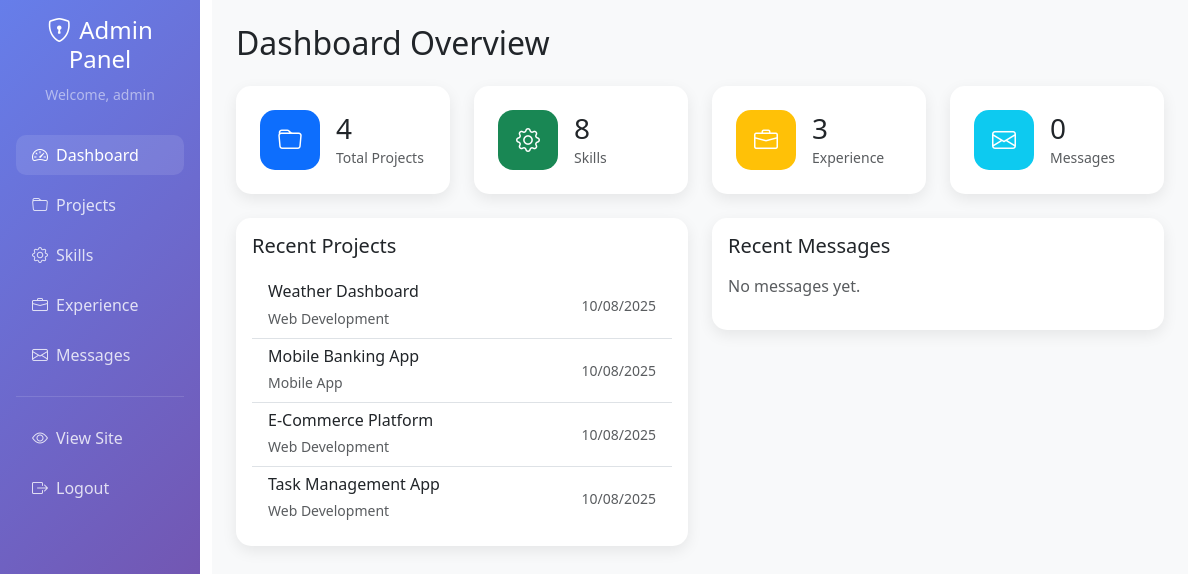
The app's page /admin/dashboard (signed in), older data.
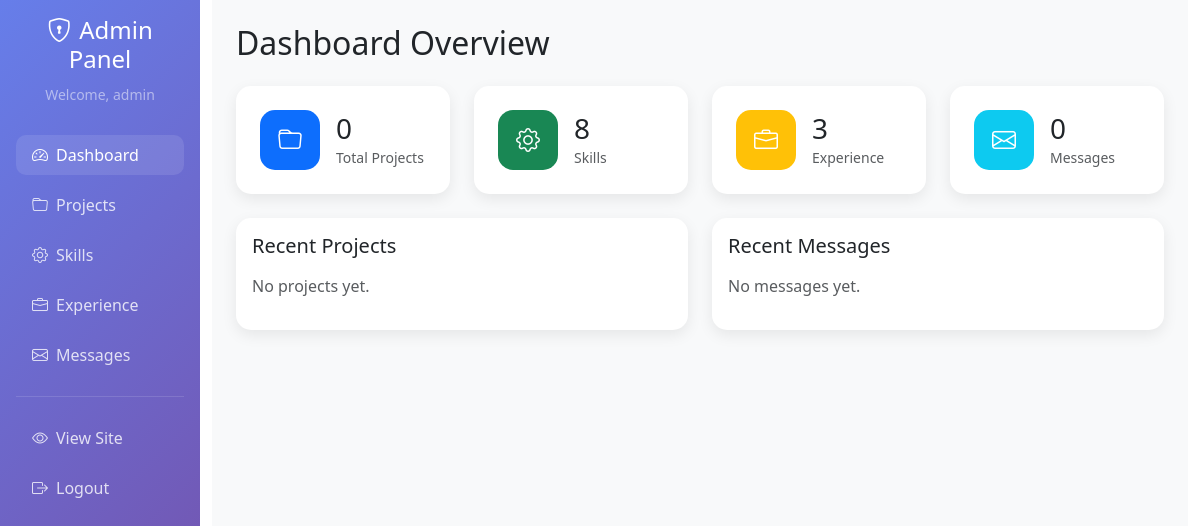
The same page, newer data.
### app.py (models this page shows)
class Project(db.Model):
    id = db.Column(db.Integer, primary_key=True)
    title = db.Column(db.String(200), nullable=False)
    description = db.Column(db.Text, nullable=False)
    long_description = db.Column(db.Text)
    category = db.Column(db.String(100), nullable=False)
    image_url = db.Column(db.String(200))
    project_url = db.Column(db.String(200))
    github_url = db.Column(db.String(200))
    technologies = db.Column(db.Text)  # JSON string
    featured = db.Column(db.Boolean, default=False)
    created_at = db.Column(db.DateTime, default=datetime.utcnow)
    updated_at = db.Column(db.DateTime, default=datetime.utcnow, onupdate=datetime.utcnow)

### app.py (the view)
@app.route('/admin/dashboard')
def admin_dashboard():
    if 'admin_logged_in' not in session:
        return redirect(url_for('admin_login'))
    projects_count = Project.query.count()
    skills_count = Skill.query.count()
    experiences_count = Experience.query.count()
    contacts_count = Message.query.count()
    unread_contacts = Message.query.filter_by(read=False).count()
    recent_projects = Project.query.order_by(Project.created_at.desc()).limit(5).all()
    recent_contacts = Message.query.order_by(Message.created_at.desc()).limit(5).all()
    return render_template('admin/dashboard.html',
                         projects_count=projects_count,
                         skills_count=skills_count,
                         experiences_count=experiences_count,
                         contacts_count=contacts_count,
                         unread_contacts=unread_contacts,
                         recent_projects=recent_projects,
                         recent_contacts=recent_contacts)

### templates/admin/dashboard.html (shortened to what this page needs)
<!DOCTYPE html>
<html lang="en">
<head>
    <link href="https://cdn.jsdelivr.net/npm/bootstrap@5.3.0/dist/css/bootstrap.min.css" rel="stylesheet">
    <link href="https://cdn.jsdelivr.net/npm/bootstrap-icons@1.10.0/font/bootstrap-icons.css" rel="stylesheet">
</head>
<body>
    <div class="container-fluid">
        <div class="row">
            <div class="col-md-3 col-lg-2 px-0">
                <div class="sidebar p-3">
                    <div class="text-center mb-4">
                        <h4 class="text-white"><i class="bi bi-shield-lock me-2"></i>Admin Panel</h4>
                        <small class="text-white-50">Welcome, {{ session.admin_user }}</small>
                    </div>
                    <nav class="nav flex-column">
                        <a class="nav-link active" href="#dashboard" data-bs-toggle="tab">
                            <i class="bi bi-speedometer2 me-2"></i>Dashboard
                        </a>
                        <a class="nav-link" href="#projects" data-bs-toggle="tab">
                            <i class="bi bi-folder me-2"></i>Projects
                        </a>
                        <a class="nav-link" href="#skills" data-bs-toggle="tab">
                            <i class="bi bi-gear me-2"></i>Skills
                        </a>
                        <a class="nav-link" href="#experience" data-bs-toggle="tab">
                            <i class="bi bi-briefcase me-2"></i>Experience
                        </a>
                        <a class="nav-link" href="#contacts" data-bs-toggle="tab">
                            <i class="bi bi-envelope me-2"></i>Messages
                        </a>
                        <hr class="text-white-50">
                        <a class="nav-link" href="{{ url_for('index') }}" target="_blank">
                            <i class="bi bi-eye me-2"></i>View Site
                        </a>
                        <a class="nav-link" href="{{ url_for('admin_logout') }}">
                            <i class="bi bi-box-arrow-right me-2"></i>Logout
                        </a>
                    </nav>
                </div>
            </div>
            <div class="col-md-9 col-lg-10">
                <div class="main-content p-4">
                    <div class="tab-content">
                        <div class="tab-pane fade show active" id="dashboard">
                            <h2 class="mb-4">Dashboard Overview</h2>
                            <div class="row g-4 mb-4">
                                <div class="col-md-3">
                                    <div class="stat-card">
                                        <div class="d-flex align-items-center">
                                            <div class="stat-icon bg-primary me-3">
                                                <i class="bi bi-folder"></i>
                                            </div>
                                            <div>
                                                <h3 class="mb-0">{{ projects_count }}</h3>
                                                <small class="text-muted">Total Projects</small>
                                            </div>
                                        </div>
                                    </div>
                                </div>
                                <div class="col-md-3">
                                    <div class="stat-card">
                                        <div class="d-flex align-items-center">
                                            <div class="stat-icon bg-success me-3">
                                                <i class="bi bi-gear"></i>
                                            </div>
                                            <div>
                                                <h3 class="mb-0">{{ skills_count }}</h3>
                                                <small class="text-muted">Skills</small>
                                            </div>
                                        </div>
                                    </div>
                                </div>
                                <div class="col-md-3">
                                    <div class="stat-card">
                                        <div class="d-flex align-items-center">
                                            <div class="stat-icon bg-warning me-3">
                                                <i class="bi bi-briefcase"></i>
                                            </div>
                                            <div>
                                                <h3 class="mb-0">{{ experiences_count }}</h3>
                                                <small class="text-muted">Experience</small>
                                            </div>
                                        </div>
                                    </div>
                                </div>
                                <div class="col-md-3">
                                    <div class="stat-card">
                                        <div class="d-flex align-items-center">
                                            <div class="stat-icon bg-info me-3">
                                                <i class="bi bi-envelope"></i>
                                            </div>
                                            <div>
                                                <h3 class="mb-0">{{ contacts_count }}</h3>
                                                <small class="text-muted">Messages</small>
                                            </div>
                                        </div>
                                    </div>
                                </div>
                            </div>
                            <div class="row">
                                <div class="col-md-6">
                                    <div class="table-card p-3">
                                        <h5 class="mb-3">Recent Projects</h5>
                                        {% if recent_projects %}
                                        <div class="list-group list-group-flush">
                                            {% for project in recent_projects %}
                                            <div class="list-group-item d-flex justify-content-between align-items-center">
                                                <div>
                                                    <h6 class="mb-1">{{ project.title }}</h6>
                                                    <small class="text-muted">{{ project.category }}</small>
                                                </div>
                                                <small class="text-muted">{{ project.created_at.strftime('%m/%d/%Y') }}</small>
                                            </div>
                                            {% endfor %}
                                        </div>
                                        {% else %}
                                        <p class="text-muted">No projects yet.</p>
                                        {% endif %}
                                    </div>
                                </div>
                                <div class="col-md-6">
                                    <div class="table-card p-3">
                                        <h5 class="mb-3">Recent Messages</h5>
                                        {% if recent_contacts %}
                                        <div class="list-group list-group-flush">
                                            {% for contact in recent_contacts %}
                                            <div class="list-group-item d-flex justify-content-between align-items-center">
                                                <div>
                                                    <h6 class="mb-1">{{ contact.name }}</h6>
                                                    <small class="text-muted">{{ contact.subject or 'No subject' }}</small>
                                                </div>
                                                <small class="text-muted">{{ contact.created_at.strftime('%m/%d/%Y') }}</small>
                                            </div>
                                            {% endfor %}
                                        </div>
                                        {% else %}
                                        <p class="text-muted">No messages yet.</p>
                                        {% endif %}
                                    </div>
                                </div>
                            </div>
                        </div>
                    </div>
                </div>
            </div>
        </div>
    </div>
</body>
</html>

### templates/admin/dashboard.html (style rules this page uses)
.sidebar { min-height: 100vh; background: linear-gradient(135deg, #667eea 0%, #764ba2 100%); }
.sidebar .nav-link { color: rgba(255, 255, 255, 0.8); border-radius: 10px; margin: 5px 0; }
.sidebar .nav-link:hover, .sidebar .nav-link.active { color: white; background: rgba(255, 255, 255, 0.1); }
.main-content { background: #f8f9fa; min-height: 100vh; }
.stat-card { background: white; border-radius: 15px; padding: 1.5rem; box-shadow: 0 5px 15px rgba(0, 0, 0, 0.08); border: none; }
.stat-icon { width: 60px; height: 60px; border-radius: 15px; display: flex; align-items: center; justify-content: center; font-size: 24px; color: white; }
.table-card { background: white; border-radius: 15px; box-shadow: 0 5px 15px rgba(0, 0, 0, 0.08); }

Row changes from the older to the newer data that the page shows:
removed Project: title "Weather Dashboard", category "Web Development", created_at "10/08/2025"
removed Project: title "Mobile Banking App", category "Mobile App", created_at "10/08/2025"
removed Project: title "E-Commerce Platform", category "Web Development", created_at "10/08/2025"
removed Project: title "Task Management App", category "Web Development", created_at "10/08/2025"
Text that changed along with them:
{{ projects_count }}: "4" → "0"
text now shown: "No projects yet."
